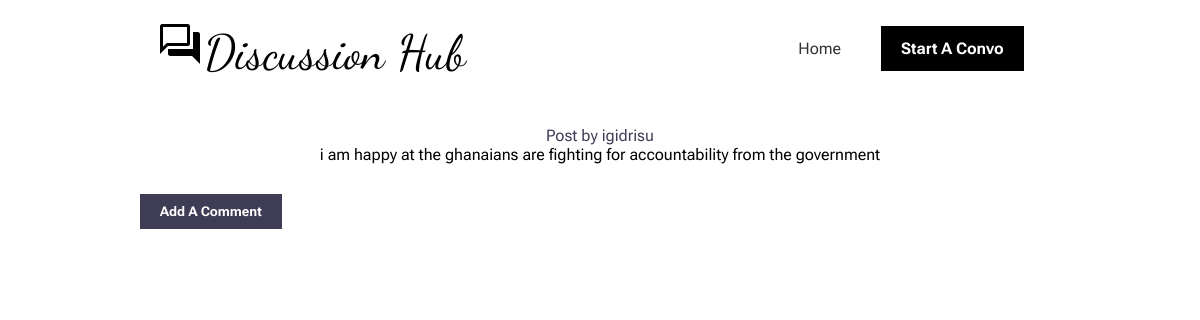
Screenshot of /post/2 with the database file from the repository.
### forum/models.py (models this page shows, shortened)
class User(db.Model, UserMixin):
        id = db.Column(db.Integer, primary_key = True)
        username = db.Column(db.String(20), nullable = False, unique=True)
        email = db.Column(db.String(60), nullable = False, unique=True)
        password = db.Column(db.String(60), nullable = False)
        posts = db.relationship('Post', backref = 'author', lazy = True)
        comment = db.relationship('Comment', backref = 'author', lazy = True)

class Post(db.Model):
    id = db.Column(db.Integer, primary_key=True)
    topic = db.Column(db.Text, nullable=False)
    user_id = db.Column(db.Integer, db.ForeignKey('user.id'), nullable = False)
    comments = db.relationship('Comment', backref='poster', lazy = True)

### forum/routes.py (the view)
@app.route('/post/<int:post_id>', methods=['GET', 'POST'])
def goto_post(post_id):
    post = Post.query.get_or_404(post_id)
    if request.method == 'POST':
        comment = request.form['comment']
        comment_post = Comment(comment=comment, post_id=post.id, author=current_user)
        db.session.add(comment_post)
        db.session.commit()
    comments = Comment.query.filter_by(post_id=post.id).all()
    return render_template('post_comments.html',post=post,comments=comments)

### forum/templates/post_comments.html (shortened to what this page needs)
{% extends 'base.html' %}
{% block navbar %}
<ul>
    <li><a href="{{url_for('home')}}">Home</a></li>
    <li><a class="bg-dark" href="{{ url_for('post')}}">Start A Convo</a></li>
</ul>
{% endblock navbar %}
{% block content %}
<main class="container">
    <header class="heading">
        <p href="" class="center primary-color">Post by {{ post.author.username}}</p>
        <p class="center">{{ post.topic }}</p>
    </header>
    <section>
        <button class="btn-1 bg-primary mb-2" id="add">Add A Comment</button>
    </section>
</main>
{% endblock content %}

### forum/static/styles.css (style rules this page uses)
:root { --background-color: #cccccc; --primary-color: #3f3d56; }
* { margin: 0; padding: 0; box-sizing: border-box; font-family: 'Roboto Flex', sans-serif; }
a { color: #333; text-decoration: none; }
li { list-style: none; }
button { cursor: pointer; }
.container { width: 100%; max-width: 960px; margin: 0 auto; padding: 0 20px; text-align: center; }
.primary-color { color: var(--primary-color); }
.mb-2 { margin-bottom: 20px; }
.bg-dark { background-color: #000; color: #fff; font-weight: bolder; text-align: center; }
.bg-primary { background-color: var(--primary-color); color: #fff; font-weight: bolder; text-align: center; }
.btn-1 { display: block; border: 1px solid var(--primary-color); padding: 10px 20px; cursor: pointer; border: none; }
.center { text-align: center; }
ul { display: flex; justify-content: space-evenly; align-items: center; text-transform: capitalize; }
ul li { margin-right: 20px; }
#navbar a { display: block; padding: 13px 20px; }
.heading { padding: 10px 0; margin: 20px; }

### rows the page displays
User: author.username "igidrisu"
Post: topic "i am happy at the ghanaians are fighting for accountability from the government"
